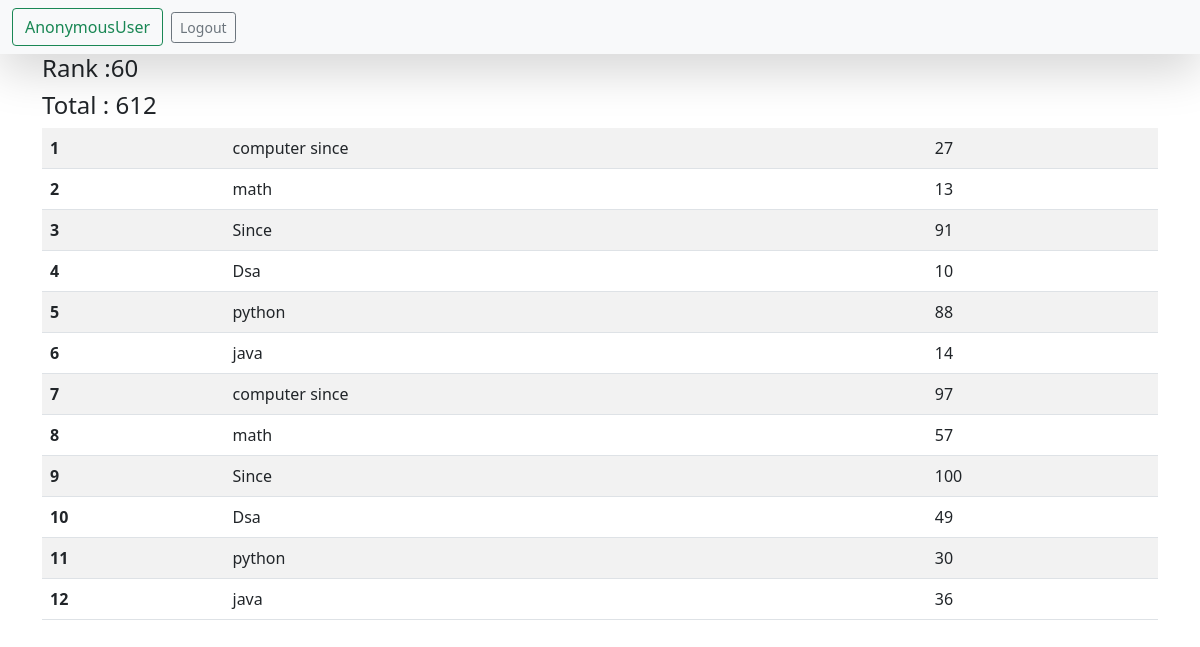
/see_marks/STU-0353/, run on the app's committed database.
### models/models.py (models this page shows, shortened)
class ReportCard(models.Model):
    student = models.ForeignKey(Student, related_name="studentreportcard", on_delete=models.CASCADE)
    student_ranks = models.IntegerField()
    data_of_report_card_generation = models.DateField(auto_now_add=True)
    class Meta:
        unique_together = ['student_ranks' , 'data_of_report_card_generation']

class Student(models.Model):
    department = models.ForeignKey(Department, related_name="depart", on_delete=models.CASCADE)
    student_id = models.OneToOneField(StudentID , related_name="studentid", on_delete=models.CASCADE)
    student_name = models.CharField(max_length=100)
    student_email = models.EmailField(unique=True)
    student_age = models.IntegerField(default=18)
    student_address = models.TextField()
    is_deleted = models.BooleanField(default=False)
    objects = StudentManager()
    admin_objects = models.Manager()
    class Meta:
        ordering = ['student_name']
        verbose_name = "student"

class SubjectMarks(models.Model):
    student = models.ForeignKey(Student, related_name="studentmarks", on_delete=models.CASCADE)
    subject = models.ForeignKey(Subject , on_delete=models.CASCADE)
    marks = models.IntegerField()
    class Meta:
        unique_together = ['student' , 'subject']

class Subject(models.Model):
    subject_name = models.CharField(max_length=100)

### models/views.py (the view)
# urls.py: path('see_marks/<student_id>/', see_marks, name="see_marks"),
def see_marks(request , student_id):
    queryset = SubjectMarks.objects.filter(student__student_id__student_id = student_id)
    total_marks = queryset.aggregate(total_marks = Sum('marks'))
    rank = ReportCard.objects.filter(student__student_id__student_id = student_id)
    return render(request , 'report/see_marks.html',{'queryset': queryset,'total_marks':total_marks,'rank': rank})

### templates/report/see_marks.html (shortened to what this page needs)
<!doctype html>
<html lang="en">
  <head>
    <link href="https://cdn.jsdelivr.net/npm/bootstrap@5.0.2/dist/css/bootstrap.min.css" rel="stylesheet">
  </head>
  <body>
    <nav class="navbar navbar-light bg-light shadow-lg">
      <form class="container-fluid justify-content-start">
        <button class="btn btn-outline-success me-2" type="button">{{request.user.first_name}} {{request.user}}</button>
        <a href="{% url 'logout' %}" class="btn btn-sm btn-outline-secondary" type="button">Logout</a>
      </form>
    </nav>
<div class="container">
    <h4>Rank :{{rank.first.student.studentreportcard.first.student_ranks}}</h4>
    <h4>Total : {{total_marks.total_marks}}</h4>
    <table class="table table-striped">
        <tbody>
            {% for marks in queryset %}
          <tr>
            <th scope="row">{{forloop.counter}}</th>
            <td>{{marks.subject.subject_name}}</td>
            <td>{{marks.marks}}</td>
          </tr>
            {% endfor %}
        </tbody>
      </table>
</div>
  </body>
</html>

### data on the page
ReportCard: first.student.studentreportcard.first.student_ranks "60"
SubjectMarks: subject.subject_name "computer since", marks "27"
SubjectMarks: subject.subject_name "math", marks "13"
SubjectMarks: subject.subject_name "Since", marks "91"
SubjectMarks: subject.subject_name "Dsa", marks "10"
SubjectMarks: subject.subject_name "python", marks "88"
SubjectMarks: subject.subject_name "java", marks "14"
SubjectMarks: subject.subject_name "computer since", marks "97"
SubjectMarks: subject.subject_name "math", marks "57"
SubjectMarks: subject.subject_name "Since", marks "100"
SubjectMarks: subject.subject_name "Dsa", marks "49"
SubjectMarks: subject.subject_name "python", marks "30"
SubjectMarks: subject.subject_name "java", marks "36"

### other printed values
{{ request.user }} "AnonymousUser"
{{ total_marks.total_marks }} "612"
